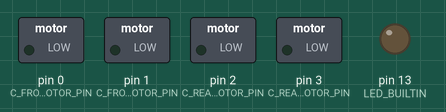
A program run on a simulated Teensy 4. Parts: switched loads named in the program (green lamp = pin HIGH), output pins drawn as LEDs (lit = HIGH). What the program prints to the serial monitor is not drawn.

Above: at 0.1 s.
Timing chart, 0 to 1.6 s (numbered marks = the images above):
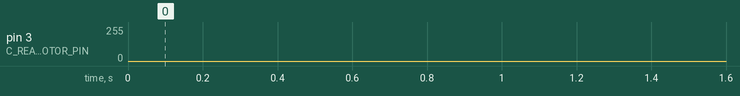

The program:

main.cpp
```cpp
#include <Arduino.h>
#include "airframe.h"

Airframe airframe;

void setup() {
	// put your setup code here, to run once:
	pinMode(LED_BUILTIN, OUTPUT);
	Serial.begin(38400);
	Serial.println("Serial Monitor Initialized.");

	// initialize subsystems
	Airframe *airframe = new Airframe();

}

void loop() {
	airframe.periodic();
	delay(20);
}
```

airframe.cpp
```cpp
#include "airframe.h"
#include "util.h"

Airframe::Airframe()
    : front_left(C_FRONT_LEFT_MOTOR_PIN),
    front_right(C_FRONT_RIGHT_MOTOR_PIN),
    rear_left(C_REAR_LEFT_MOTOR_PIN),
    rear_right(C_REAR_RIGHT_MOTOR_PIN) {};

void Airframe::periodic() {
    double controller_throttle = 0.0; // dynamic later
    double adjusted_throttle = ApplyDeadband(controller_throttle, C_THROTTLE_DEADBAND);

    front_left.SetThrottle(adjusted_throttle);
    front_right.SetThrottle(adjusted_throttle);
    rear_left.SetThrottle(adjusted_throttle);
    rear_right.SetThrottle(adjusted_throttle);
};
```

airframe.h
```cpp
#ifndef AIRFRAME_H
#define AIRFRAME_H

#include "prop.h"
#include "Config.h"

class Airframe {
    public:
        Airframe();

        void periodic();

    private:
        Prop front_left;
        Prop front_right;
        Prop rear_left;
        Prop rear_right;
};

#endif
```

prop.cpp
```cpp
#include "prop.h"
#include <Arduino.h>

Prop::Prop(int _motor_pin) : motor_pin(_motor_pin) {
    pinMode(motor_pin, OUTPUT);
    analogWriteFrequency(motor_pin, 600000);
    analogWriteResolution(16);
    analogWrite(motor_pin, 0);
};

void Prop::SetThrottle(double throttle) {
    // first take out our possible edge cases
    if (throttle < 0.0) throttle = 0.0;
    if (throttle > 1.0) throttle = 1.0;

    uint16_t command = EncodeDShotCommand(throttle);
    SendDShotCommand(command);
};

// Converts throttle to a 16-bit DShot600 command
uint16_t Prop::EncodeDShotCommand(double throttle) {
    uint16_t value = static_cast<uint16_t>(throttle * 2000) + 48; // add 48 because the first 48 bits is reserved for ???

    // adding CRC checksum
    uint16_t checksum = 0;
    uint16_t temp = value;
    for (int i = 0; i < 3; i++) {
        checksum ^= temp;
        temp >>= 4;
    }
    checksum &= 0x07;
    return (value << 3) | checksum;
}

// Sends the encoded command via PWM
void Prop::SendDShotCommand(uint16_t command) {
    uint16_t bitMask = 0x8000;
    for (int i = 0; i < 16; ++i) {
        if (command & bitMask) {
            // '1' bit: High for 2/3 of the cycle
            analogWrite(motor_pin, 43790);
        } else {
            // '0' bit: High for 1/3 of the cycle
            analogWrite(motor_pin, 21845);
        }
        delayMicroseconds(2);
        bitMask >>= 1;
    }
    analogWrite(motor_pin, 0);
}
```

prop.h
```cpp
#ifndef PROP_H
#define PROP_H

#include <cstdint>

class Prop {
        public:
            Prop(int _motor_pin);

            void SetThrottle(double throttle);

        private:
            int motor_pin;

            // DShot encoding and sending
            void SendDShotCommand(uint16_t command);
            uint16_t EncodeDShotCommand(double throttle);

};

#endif
```

util.h
```cpp
#ifndef UTIL_H
#define UTIL_H

#include <cmath>

// Apply a variable deadband to the given input
// Parameters:
// - input: The input value in the range [-1.0, 1.0]
// - deadband: The deadband threshold in the range [0.0, 1.0]
// Returns:
// - The adjusted input value after applying the deadband
inline double ApplyDeadband(double input, double deadband) {
    if (std::abs(input) < deadband) {
        return 0.0; // Input is within the deadband, return zero
    }

    // Scale input outside the deadband to maintain linear response
    double sign = (input > 0) ? 1.0 : -1.0;
    return sign * (std::abs(input) - deadband) / (1.0 - deadband);
}

#endif // UTIL_H
```

Config.h
```cpp
#ifndef CONFIG_H
#define CONFIG_H

constexpr int C_FRONT_LEFT_MOTOR_PIN = 0;
constexpr int C_FRONT_RIGHT_MOTOR_PIN = 1;
constexpr int C_REAR_LEFT_MOTOR_PIN = 2;
constexpr int C_REAR_RIGHT_MOTOR_PIN = 3;

// Controller Constants
constexpr double C_THROTTLE_DEADBAND = 0.1;

#endif
```
